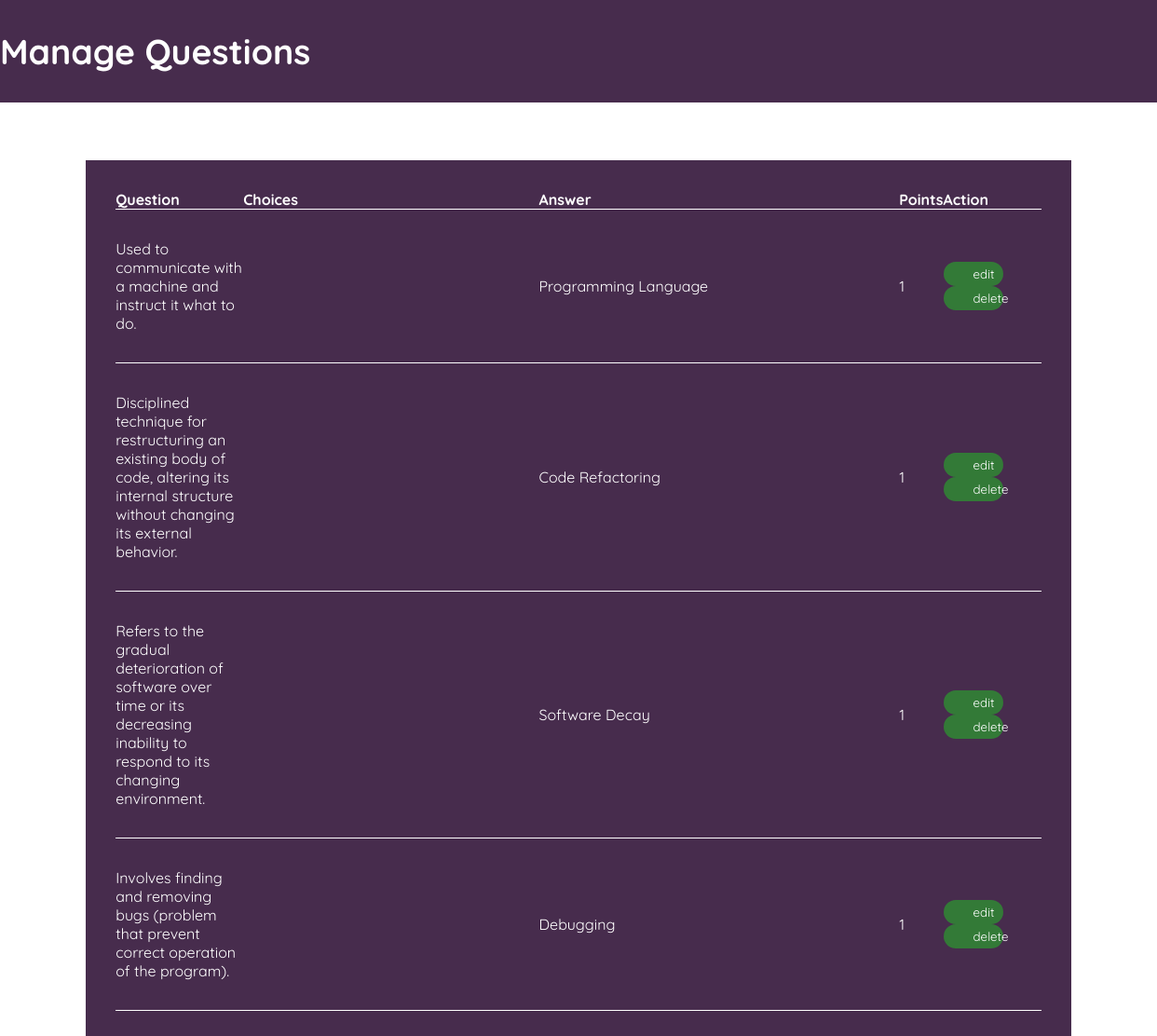
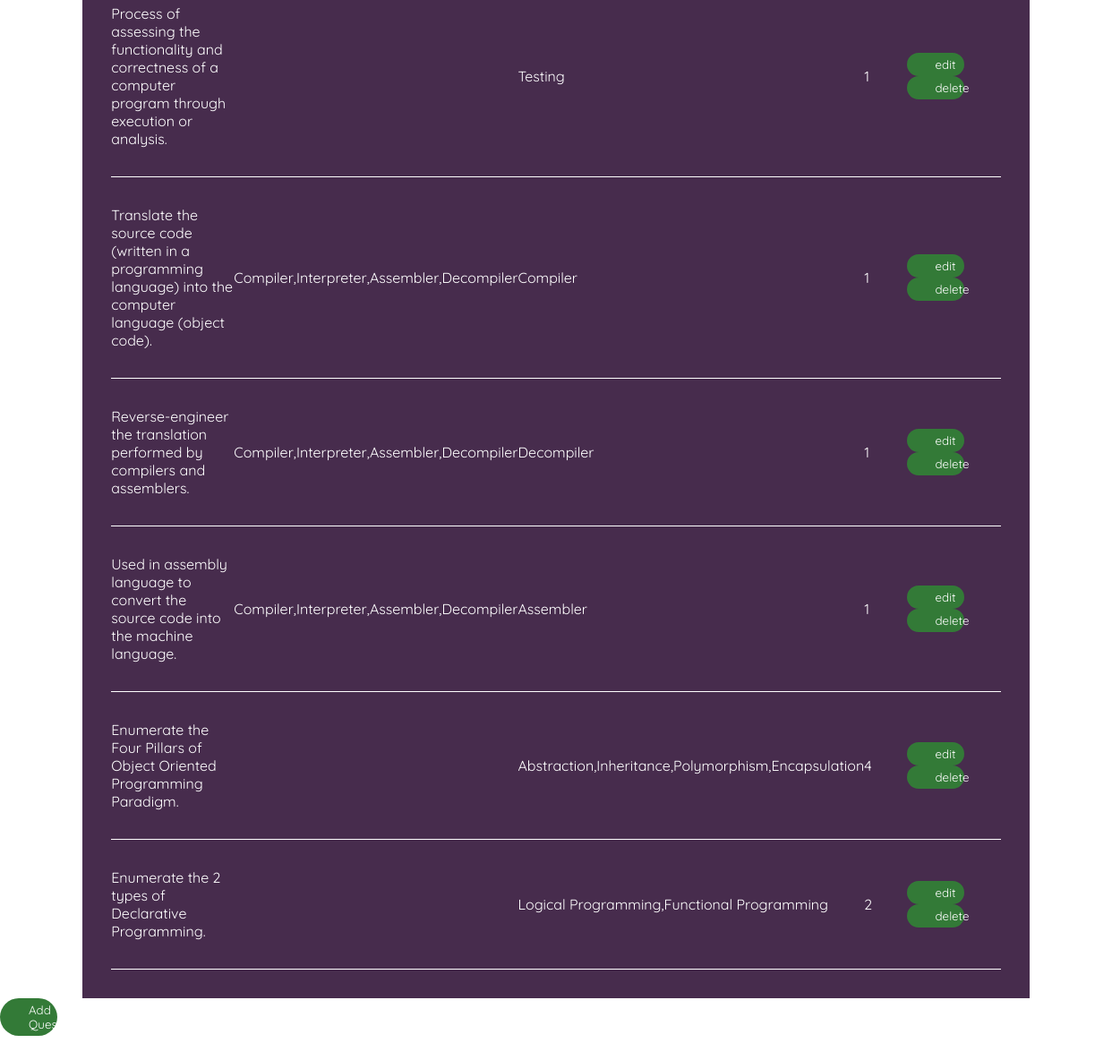
Screenshot of /teachermodule/teacherManageQuestions.php?quiz_code=adqs001 with the database file from the repository (2 pictures, top to bottom).
### tables this page shows
CREATE TABLE IF NOT EXISTS `quiz_inventory` (
  `quiz_code` varchar(45) DEFAULT NULL,
  `type_of_quiz` text,
  `question` text,
  `choices` text,
  `answer` text,
  `points` int(11) DEFAULT NULL
);

### teachermodule/rQuestionsManage.php (the view, shortened to what this page needs)
<?php
    include "config.php";
    $sql = "SELECT * FROM `quiz_inventory` WHERE `quiz_code` = '" . $_SESSION['quiz_code'] . "'";
    $result = mysqli_query($connection, $sql);
    while ($row = $result->fetch_assoc()) {
        echo "<tr>";
        echo "<td>" . $row['question'] . "</td>";
        echo "<td>" . $row['choices'] . "</td>";
        echo "<td>" . $row['answer'] . "</td>";
        echo "<td>" . $row['points'] . "</td>";
        echo "<td>";
        echo "<button class='editQuestion'><a href='teacherEditQuestion.php?quiz_code=" . $_SESSION['quiz_code'] . "&question=". $row['question'] . "'> edit </a></button>";
        echo "<button class='Delete'><a onClick=\"javascript: return confirm('Are you sure you want to delete?');\" href='dQuestion.php?quiz_code=" . $_SESSION['quiz_code'] . "&question=" . $row['question'] . "'>delete</a></button>";
        echo "</td>";
        echo "</tr>";
    }
?>

### teachermodule/teacherManageQuestions.php (shortened to what this page needs)
<!DOCTYPE html>
<html lang="en">
<head>
    <link rel="stylesheet" href="./styles/teacherCreateQuiz.css">
    <link rel="stylesheet" href="./styles/manageQuestions.css">
</head>
<body>
    <header>
        <h2> Manage Questions </h2>
    </header>
    <main>
        <div>
            <div class="showQuestions">
                <h3> Current Questions </h3>
                <div class="studentQuizzes">
                    <table>
                        <tr>
                            <th>Question</th>
                            <th>Choices</th>
                            <th>Answer</th>
                            <th>Points</th>
                            <th>Action</th>
                        </tr>
                        <?php
                            include "rQuestionsManage.php";
                        ?>
                    </table>
                </div>
                <button class="addQuestion"><a href="teacherCreateQuestions.php?quiz_code=<?php echo $_SESSION['quiz_code']?>"> Add Question </a></button>
            </div>
    </main>
</body>
</html>

### teachermodule/styles/teacherCreateQuiz.css (style rules this page uses)
* { margin: 0; padding: 0; list-style: none; text-decoration: none; font-family: var(--fnt-Quicksand); }
body { display: flex; flex-direction: column; height: 100vh; }
h2 { font-size: 3.3ch; }
h3 { font-size: 2.5ch; }
header { background-color: #472C4D; padding: 2rem; color: white; font-size: 2ch; width: 100%; }
main { width: 100%; display: flex; flex-direction: column; align-items: center; padding: 2rem; color: white; }
main > :nth-child(2) { display: flex; flex-direction: column; justify-content: center; align-items: center; width: 100%; column-gap: 2rem; margin: 0 auto; }

### teachermodule/styles/manageQuestions.css (style rules this page uses)
* { margin: 0; border: 0; }
body { display: flex; flex-direction: column; align-items: center; height: 100vh; width: 100vw; }
button { width: 5%; border-radius: 2rem; padding: 0.3rem 2rem; color: white; background-color: rgb(51, 122, 55); }
a , a:hover, a:focus, a:visited { text-decoration: none; color: inherit; outline: 0; cursor: auto; }
table { border-spacing: 1rem 0.5rem; border-collapse: collapse; text-align: left; }
tr { border-bottom: 0.1rem solid white; }
tr:nth-child(1) { margin-bottom: 0.2rem; }
td { padding: 2rem 0; overflow:auto; }
.studentQuizzes { display: flex; width: 80%; background-color: var(--clr-header-purple); padding: 2rem; margin: 0 auto; overflow-x: auto; }

### rows the page displays
quiz_inventory: question "Used to communicate with a machine and instruct it what to do.", answer "Programming Language", points "1"
quiz_inventory: question "Disciplined technique for restructuring an existing body of code, altering its internal structure without changing its external behavior.", answer "Code Refactoring", points "1"
quiz_inventory: question "Refers to the gradual deterioration of software over time or its decreasing inability to respond to its changing environment.", answer "Software Decay", points "1"
quiz_inventory: question "Involves finding and removing bugs (problem that prevent correct operation of the program).", answer "Debugging", points "1"
quiz_inventory: question "Process of assessing the functionality and correctness of a computer program through execution or analysis.", answer "Testing", points "1"
quiz_inventory: question "Translate the source code (written in a programming language) into the computer language (object code).", choices "Compiler,Interpreter,Assembler,Decompiler", answer "Compiler", points "1"
quiz_inventory: question "Reverse-engineer the translation performed by compilers and assemblers.", choices "Compiler,Interpreter,Assembler,Decompiler", answer "Decompiler", points "1"
quiz_inventory: question "Used in assembly language to convert the source code into the machine language.", choices "Compiler,Interpreter,Assembler,Decompiler", answer "Assembler", points "1"
quiz_inventory: question "Enumerate the Four Pillars of Object Oriented Programming Paradigm.", answer "Abstraction,Inheritance,Polymorphism,Encapsulation", points "4"
quiz_inventory: question "Enumerate the 2 types of Declarative Programming.", answer "Logical Programming,Functional Programming", points "2"
